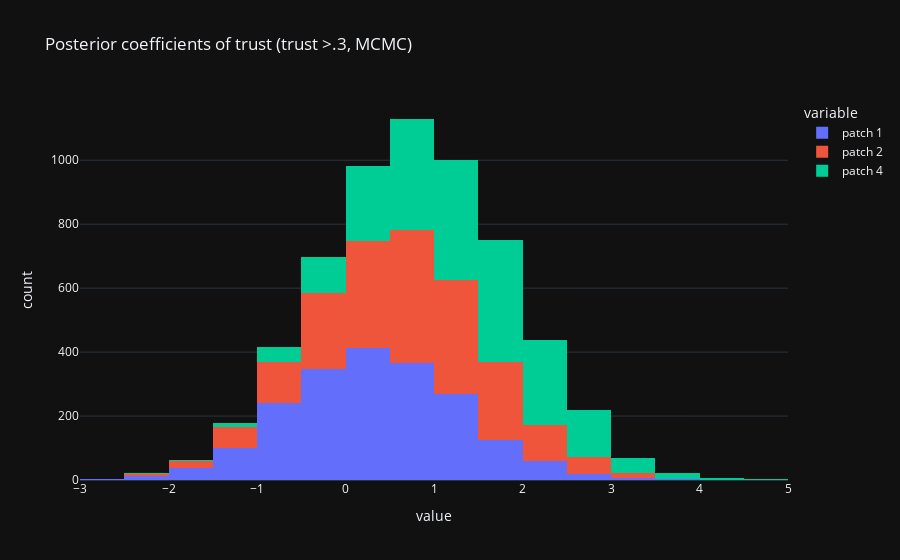
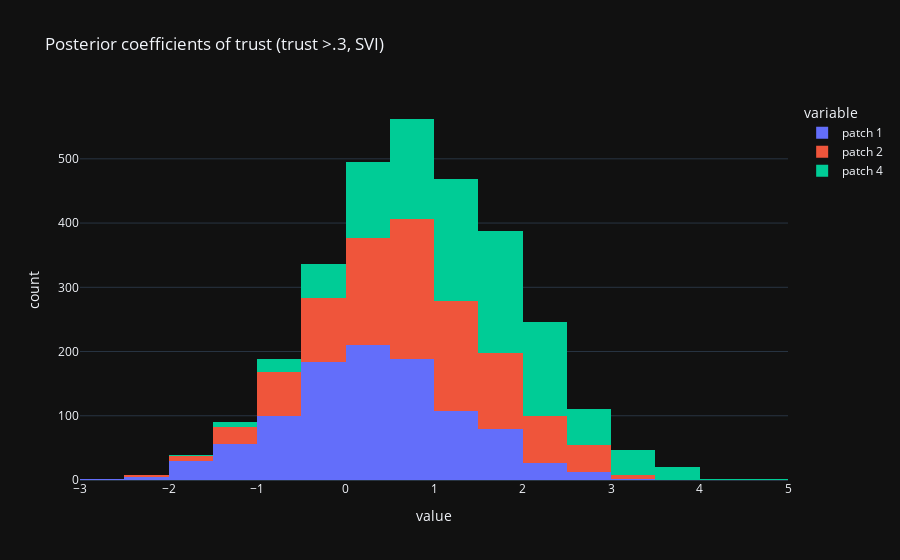

Notebook source saved alongside these figures, in order:
### Code cell
plot_coefs(post30high)

### Figure 1 — Plotly figure (JSON) as saved in the notebook; plotly's stock layout.template omitted (floating-point values rounded to 4 significant figures; data arrays with more than 128 entries replaced by an {"elided": "..."} marker saying what was removed)
{"data": [{"alignmentgroup": "True", "bingroup": "x", "hovertemplate": "variable=patch 1<br>value=%{x}<br>count=%{y}<extra></extra>", "legendgroup": "patch 1", "marker": {"color": "#636efa", "pattern": {"shape": ""}}, "name": "patch 1", "nbinsx": 30, "offsetgroup": "patch 1", "orientation": "v", "showlegend": true, "type": "histogram", "x": {"elided": "2000 float values"}, "xaxis": "x", "yaxis": "y"}, {"alignmentgroup": "True", "bingroup": "x", "hovertemplate": "variable=patch 2<br>value=%{x}<br>count=%{y}<extra></extra>", "legendgroup": "patch 2", "marker": {"color": "#EF553B", "pattern": {"shape": ""}}, "name": "patch 2", "nbinsx": 30, "offsetgroup": "patch 2", "orientation": "v", "showlegend": true, "type": "histogram", "x": {"elided": "2000 float values"}, "xaxis": "x", "yaxis": "y"}, {"alignmentgroup": "True", "bingroup": "x", "hovertemplate": "variable=patch 4<br>value=%{x}<br>count=%{y}<extra></extra>", "legendgroup": "patch 4", "marker": {"color": "#00cc96", "pattern": {"shape": ""}}, "name": "patch 4", "nbinsx": 30, "offsetgroup": "patch 4", "orientation": "v", "showlegend": true, "type": "histogram", "x": {"elided": "2000 float values"}, "xaxis": "x", "yaxis": "y"}], "layout": {"barmode": "relative", "legend": {"title": {"text": "variable"}, "tracegroupgap": 0}, "title": {"text": "Posterior coefficients of trust (trust >.3, MCMC)"}, "xaxis": {"anchor": "y", "domain": [0, 1], "title": {"text": "value"}}, "yaxis": {"anchor": "x", "domain": [0, 1], "title": {"text": "count"}}}}

### Figure 2 — Plotly figure (JSON) as saved in the notebook; plotly's stock layout.template omitted (floating-point values rounded to 4 significant figures; data arrays with more than 128 entries replaced by an {"elided": "..."} marker saying what was removed)
{"data": [{"alignmentgroup": "True", "bingroup": "x", "hovertemplate": "variable=patch 1<br>value=%{x}<br>count=%{y}<extra></extra>", "legendgroup": "patch 1", "marker": {"color": "#636efa", "pattern": {"shape": ""}}, "name": "patch 1", "nbinsx": 30, "offsetgroup": "patch 1", "orientation": "v", "showlegend": true, "type": "histogram", "x": {"elided": "1000 float values"}, "xaxis": "x", "yaxis": "y"}, {"alignmentgroup": "True", "bingroup": "x", "hovertemplate": "variable=patch 2<br>value=%{x}<br>count=%{y}<extra></extra>", "legendgroup": "patch 2", "marker": {"color": "#EF553B", "pattern": {"shape": ""}}, "name": "patch 2", "nbinsx": 30, "offsetgroup": "patch 2", "orientation": "v", "showlegend": true, "type": "histogram", "x": {"elided": "1000 float values"}, "xaxis": "x", "yaxis": "y"}, {"alignmentgroup": "True", "bingroup": "x", "hovertemplate": "variable=patch 4<br>value=%{x}<br>count=%{y}<extra></extra>", "legendgroup": "patch 4", "marker": {"color": "#00cc96", "pattern": {"shape": ""}}, "name": "patch 4", "nbinsx": 30, "offsetgroup": "patch 4", "orientation": "v", "showlegend": true, "type": "histogram", "x": {"elided": "1000 float values"}, "xaxis": "x", "yaxis": "y"}], "layout": {"barmode": "relative", "legend": {"title": {"text": "variable"}, "tracegroupgap": 0}, "title": {"text": "Posterior coefficients of trust (trust >.3, SVI)"}, "xaxis": {"anchor": "y", "domain": [0, 1], "title": {"text": "value"}}, "yaxis": {"anchor": "x", "domain": [0, 1], "title": {"text": "count"}}}}
